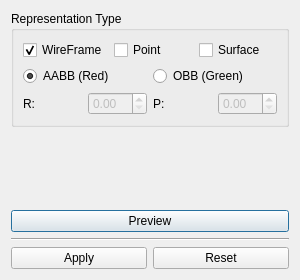
<?xml version="1.0" encoding="UTF-8"?>
<ui version="4.0">
 <class>BoundingBox</class>
 <widget class="QDialog" name="BoundingBox">
  <property name="geometry">
   <rect>
    <x>0</x>
    <y>0</y>
    <width>300</width>
    <height>280</height>
   </rect>
  </property>
  <property name="minimumSize">
   <size>
    <width>280</width>
    <height>250</height>
   </size>
  </property>
  <property name="windowTitle">
   <string>BoundingBox</string>
  </property>
  <layout class="QVBoxLayout" name="verticalLayout_2">
   <item>
    <widget class="QGroupBox" name="groupBox">
     <property name="title">
      <string>Representation Type</string>
     </property>
     <layout class="QVBoxLayout" name="verticalLayout">
      <item>
       <layout class="QHBoxLayout" name="horizontalLayout">
        <item>
         <widget class="QCheckBox" name="check_wireframe">
          <property name="text">
           <string>WireFrame</string>
          </property>
          <property name="checked">
           <bool>true</bool>
          </property>
         </widget>
        </item>
        <item>
         <widget class="QCheckBox" name="check_points">
          <property name="text">
           <string>Point</string>
          </property>
         </widget>
        </item>
        <item>
         <widget class="QCheckBox" name="check_surface">
          <property name="text">
           <string>Surface</string>
          </property>
         </widget>
        </item>
       </layout>
      </item>
      <item>
       <layout class="QHBoxLayout" name="horizontalLayout_2">
        <item>
         <widget class="QRadioButton" name="rbtn_aabb">
          <property name="text">
           <string>AABB (Red)</string>
          </property>
          <property name="checked">
           <bool>true</bool>
          </property>
         </widget>
        </item>
        <item>
         <widget class="QRadioButton" name="rbtn_obb">
          <property name="text">
           <string>OBB (Green)</string>
          </property>
         </widget>
        </item>
       </layout>
      </item>
      <item>
       <layout class="QHBoxLayout" name="horizontalLayout_3">
        <item>
         <widget class="QLabel" name="label_r">
          <property name="text">
           <string>R:</string>
          </property>
         </widget>
        </item>
        <item>
         <widget class="QDoubleSpinBox" name="dspin_rx">
          <property name="enabled">
           <bool>false</bool>
          </property>
         </widget>
        </item>
        <item>
         <widget class="QLabel" name="label_p">
          <property name="text">
           <string>P:</string>
          </property>
         </widget>
        </item>
        <item>
         <widget class="QDoubleSpinBox" name="dspin_ry">
          <property name="enabled">
           <bool>false</bool>
          </property>
         </widget>
        </item>
        <item>
         <widget class="QLabel" name="label_y">
          <property name="text">
           <string>Y:</string>
          </property>
         </widget>
         <widget class="QDoubleSpinBox" name="dspin_rz">
          <property name="enabled">
           <bool>false</bool>
          </property>
         </widget>
        </item>
       </layout>
      </item>
     </layout>
    </widget>
   </item>
   <item>
    <spacer name="verticalSpacer">
     <property name="orientation">
      <enum>Qt::Vertical</enum>
     </property>
     <property name="sizeHint" stdset="0">
      <size>
       <width>20</width>
       <height>0</height>
      </size>
     </property>
    </spacer>
   </item>
   <item>
    <widget class="QPushButton" name="btn_preview">
     <property name="text">
      <string>Preview</string>
     </property>
     <property name="icon">
      <iconset resource="../resources/res.qrc">
       <normaloff>:/res/icon/preview.svg</normaloff>:/res/icon/preview.svg</iconset>
     </property>
    </widget>
   </item>
   <item>
    <widget class="Line" name="line">
     <property name="orientation">
      <enum>Qt::Horizontal</enum>
     </property>
    </widget>
   </item>
   <item>
    <layout class="QHBoxLayout" name="horizontalLayout_4">
     <item>
      <widget class="QPushButton" name="btn_apply">
       <property name="text">
        <string>Apply</string>
       </property>
       <property name="icon">
        <iconset resource="../resources/res.qrc">
         <normaloff>:/res/icon/apply1.svg</normaloff>:/res/icon/apply1.svg</iconset>
       </property>
      </widget>
     </item>
     <item>
      <widget class="QPushButton" name="btn_reset">
       <property name="text">
        <string>Reset</string>
       </property>
       <property name="icon">
        <iconset resource="../resources/res.qrc">
         <normaloff>:/res/icon/reset.svg</normaloff>:/res/icon/reset.svg</iconset>
       </property>
      </widget>
     </item>
    </layout>
   </item>
  </layout>
 </widget>
 <resources>
  <include location="../resources/res.qrc"/>
 </resources>
 <connections/>
</ui>
